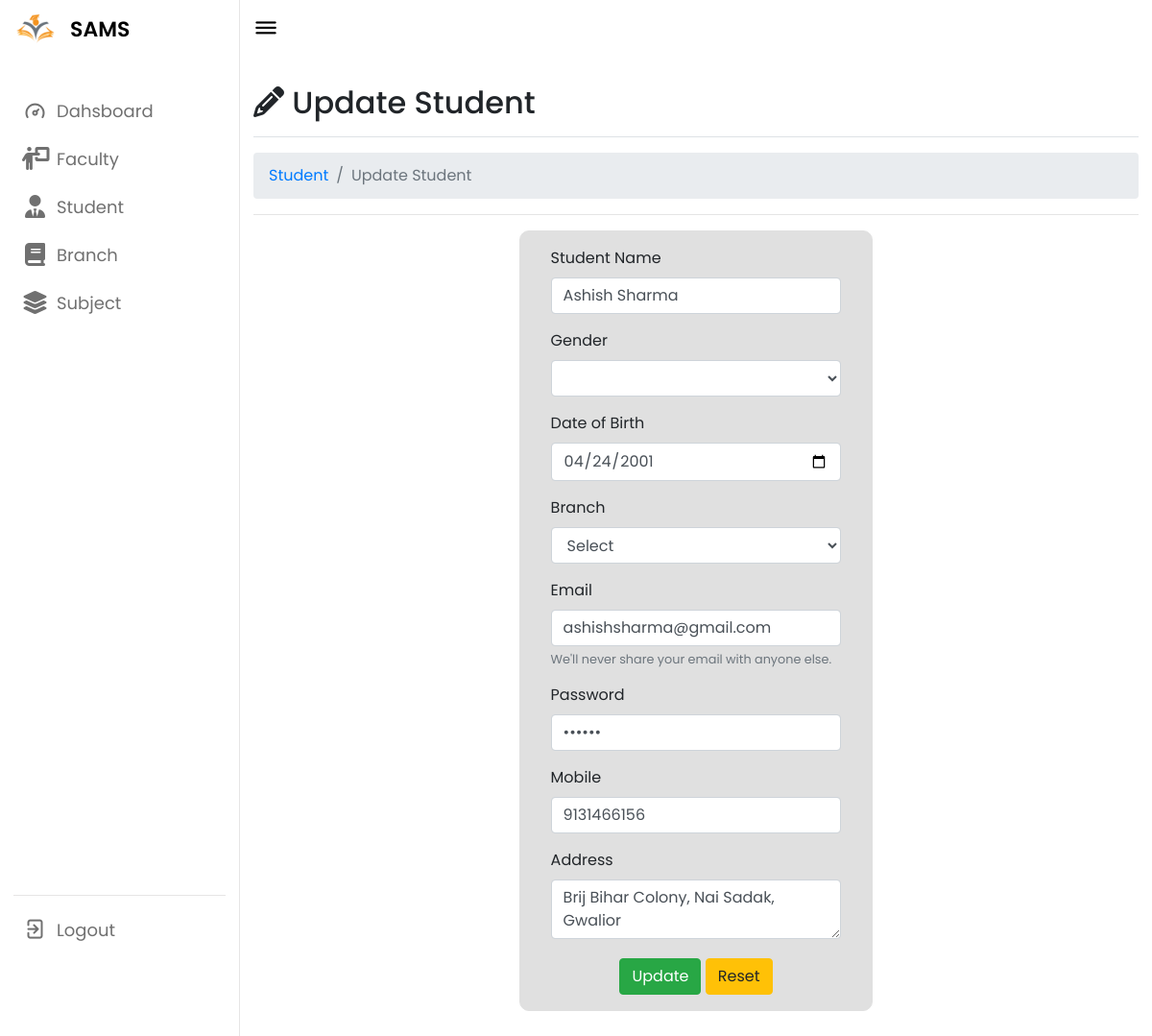
/admin/editstudent.php?edit=6 (signed in), run on the app's committed database.
### tables this page shows
CREATE TABLE `student` (
  `sid` int(11) NOT NULL,
  `sname` varchar(40) NOT NULL,
  `smobile` bigint(11) NOT NULL,
  `sdob` date NOT NULL,
  `saddress` varchar(50) NOT NULL,
  `sgender` varchar(6) NOT NULL,
  `bid` int(11) NOT NULL,
  `semail` varchar(40) NOT NULL,
  `spassword` varchar(64) NOT NULL
);

### admin/editstudent.php (the view, shortened to what this page needs)
<?php
include("connection/conn.php");
include("include/header.php");
$edit=$_GET['edit'];
$sql2=mysqli_query($conn,"SELECT * FROM student WHERE sid='$edit'");
while ($row=mysqli_fetch_array($sql2)){
    $sname=$row['sname'];
    $sgender=$row['sgender'];
    $sdob=$row['sdob'];
    $smobile=$row['smobile'];
    $semail=$row['semail'];
    $spwd=$row['spassword'];
    $saddress=$row['saddress'];
    $sbid=$row['bid'];
}
?>
    <div class="d-flex justify-content-between flex-wrap flex-md-nowrap align-items-center pb-2 mb-3 border-bottom">
      <h1 class="h2"><i class="fa-solid fa-pencil"></i> Update Student</h1>
    </div>
    <div aria-label="breadcrumb">
      <ol class="breadcrumb">
        <li class="breadcrumb-item"><a href="student.php">Student</a></li>
        <li class="breadcrumb-item active" aria-current="page">Update Student</li>
      </ol>
    </div>
    <hr>
    <div class="form-group">
      <form action="" method="POST" style="margin: 0% 30% 0% 30%; padding:1rem 2rem 1rem; border: 1px solid #E0E0E0; border-radius: 10px; border-radius: 10px; background-color: #E0E0E0;">
        <div class="form-group">
          <label for="sname">Student Name</label>
          <input type="text" class="form-control" id="sname" name="sname" placeholder="Enter fullname" value="<?php echo $sname; ?>" pattern="[A-Za-z ]+" title="Use alphabets only!" required>
        </div>
        <div class="form-group">
          <label for="sgender">Gender</label>
          <select class="form-control" id="sgender" name="sgender" required>
            <option value="<?php echo $sgender; ?>"></option>
            <option value="Female">Female</option>
          </select>
        </div>
        <div class="form-group">
          <label for="sbob">Date of Birth</label>
          <input type="date" class="form-control" id="sdob" name="sdob" placeholder="" value="<?php echo $sdob; ?>" required>
        </div>
        <div class="form-group">
          <label for="bid">Branch</label>
          <select class="form-control" id="bid" name="bid" required>
            <option value="<?php echo $sbid; ?>">Select</option>
          </select>
        </div>
        <div class="form-group">
          <label for="semail">Email</label>
          <input type="email" class="form-control" id="semail" aria-describedby="emailHelp" name="semail" placeholder="Email address" value="<?php echo $semail; ?>" required>
          <small id="emailHelp" class="form-text text-muted">We'll never share your email with anyone else.</small>
        </div>
        <div class="form-group">
          <label for="spwd">Password</label>
          <input type="password" class="form-control" id="spwd" name="spwd" placeholder="Enter password" value="<?php echo $spwd; ?>" required>
        </div>
    <div class="form-group">
      <label for="smobile">Mobile</label>
      <input type="number" class="form-control" id="smobile" name="smobile" placeholder="Enter mobile number" value="<?php echo $smobile; ?>" required>
    </div>
    <div class="form-group">
      <label for="saddress">Address</label>
      <textarea class="form-control" id="saddress" name="saddress" rows="" cols="" placeholder="Enter address here....." required><?php echo $saddress; ?></textarea>
    </div>
    <div style="margin-top: 20px; text-align: center;">
      <input class="btn btn-success" type="submit" name="update" value="Update">
      <input class="btn btn-warning" type="reset" value="Reset">
    </div>
    </form>
  </div>
  </body>
  </html>

### admin/css/style.css (style rules this page uses)
* { margin: 0; padding: 0; box-sizing: border-box; font-family: "Poppins", sans-serif; }
:root { --primary-color: #0e4bf1; --panel-color: #fff; --text-color: #000; --black-light-color: #707070; --border-color: #e6e5e5; --toggle-color: #ddd; --box1-color: #4da3ff; --box2-color: #ffe6ac; --box3-color: #e7d1fc; --title-icon-color: #fff; --tran-05: all 0.5s ease; --tran-03: all 0.3s ease; --tran-03: all 0.2s ease; }
body { min-height: 100vh; background-color: var(--primary-color); }
.btn { background-color: DodgerBlue; border: none; color: white; padding: 12px 16px; font-size: 16px; cursor: pointer; }

### data on the page
student: sname "Ashish Sharma", sdob "04/24/2001", semail "ashishsharma@gmail.com", smobile "9131466156", saddress "Brij Bihar Colony, Nai Sadak, Gwalior"
